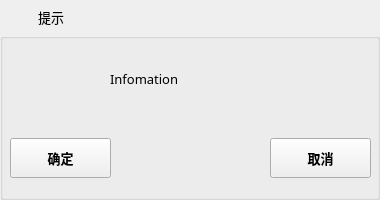
<?xml version="1.0" encoding="UTF-8"?>
<ui version="4.0">
 <class>MyMessageBox</class>
 <widget class="QDialog" name="MyMessageBox">
  <property name="geometry">
   <rect>
    <x>0</x>
    <y>0</y>
    <width>380</width>
    <height>200</height>
   </rect>
  </property>
  <property name="windowTitle">
   <string>Dialog</string>
  </property>
  <property name="sizeGripEnabled">
   <bool>false</bool>
  </property>
  <property name="modal">
   <bool>false</bool>
  </property>
  <layout class="QVBoxLayout" name="verticalLayout_2" stretch="1,5">
   <property name="spacing">
    <number>0</number>
   </property>
   <property name="leftMargin">
    <number>0</number>
   </property>
   <property name="topMargin">
    <number>0</number>
   </property>
   <property name="rightMargin">
    <number>0</number>
   </property>
   <property name="bottomMargin">
    <number>0</number>
   </property>
   <item>
    <widget class="QWidget" name="title_widget" native="true">
     <layout class="QHBoxLayout" name="horizontalLayout" stretch="1,8,1">
      <property name="spacing">
       <number>0</number>
      </property>
      <property name="leftMargin">
       <number>0</number>
      </property>
      <property name="topMargin">
       <number>0</number>
      </property>
      <property name="rightMargin">
       <number>0</number>
      </property>
      <property name="bottomMargin">
       <number>0</number>
      </property>
      <item>
       <widget class="QLabel" name="ico_label">
        <property name="minimumSize">
         <size>
          <width>31</width>
          <height>0</height>
         </size>
        </property>
        <property name="text">
         <string/>
        </property>
        <property name="alignment">
         <set>Qt::AlignCenter</set>
        </property>
       </widget>
      </item>
      <item>
       <widget class="QLabel" name="title_label">
        <property name="enabled">
         <bool>true</bool>
        </property>
        <property name="font">
         <font>
          <family>微软雅黑</family>
          <pointsize>10</pointsize>
         </font>
        </property>
        <property name="text">
         <string>提示</string>
        </property>
       </widget>
      </item>
      <item>
       <widget class="QWidget" name="widget" native="true">
        <layout class="QHBoxLayout" name="horizontalLayout_2">
         <property name="spacing">
          <number>0</number>
         </property>
         <property name="leftMargin">
          <number>0</number>
         </property>
         <property name="topMargin">
          <number>0</number>
         </property>
         <property name="rightMargin">
          <number>0</number>
         </property>
         <property name="bottomMargin">
          <number>0</number>
         </property>
         <item>
          <widget class="QPushButton" name="close_btn">
           <property name="text">
            <string/>
           </property>
           <property name="flat">
            <bool>true</bool>
           </property>
          </widget>
         </item>
        </layout>
       </widget>
      </item>
     </layout>
    </widget>
   </item>
   <item>
    <widget class="QWidget" name="main_widget" native="true">
     <layout class="QVBoxLayout" name="verticalLayout">
      <property name="spacing">
       <number>0</number>
      </property>
      <property name="leftMargin">
       <number>0</number>
      </property>
      <property name="topMargin">
       <number>0</number>
      </property>
      <property name="rightMargin">
       <number>0</number>
      </property>
      <property name="bottomMargin">
       <number>0</number>
      </property>
      <item>
       <widget class="QGroupBox" name="groupBox">
        <property name="title">
         <string/>
        </property>
        <widget class="QLabel" name="ico2_label">
         <property name="geometry">
          <rect>
           <x>20</x>
           <y>10</y>
           <width>71</width>
           <height>71</height>
          </rect>
         </property>
         <property name="styleSheet">
          <string notr="true">border-image: url(:/ui/image/dialog/sure.png);</string>
         </property>
         <property name="text">
          <string/>
         </property>
         <property name="alignment">
          <set>Qt::AlignCenter</set>
         </property>
        </widget>
        <widget class="QLabel" name="content_label">
         <property name="geometry">
          <rect>
           <x>110</x>
           <y>30</y>
           <width>211</width>
           <height>31</height>
          </rect>
         </property>
         <property name="font">
          <font>
           <family>微软雅黑</family>
           <pointsize>10</pointsize>
           <weight>50</weight>
           <bold>false</bold>
          </font>
         </property>
         <property name="text">
          <string>Infomation</string>
         </property>
        </widget>
        <widget class="QWidget" name="horizontalLayoutWidget">
         <property name="geometry">
          <rect>
           <x>10</x>
           <y>90</y>
           <width>361</width>
           <height>71</height>
          </rect>
         </property>
         <layout class="QHBoxLayout" name="horizontalLayout_3" stretch="2,3,2">
          <item>
           <widget class="QPushButton" name="sure_btn">
            <property name="minimumSize">
             <size>
              <width>100</width>
              <height>40</height>
             </size>
            </property>
            <property name="font">
             <font>
              <family>微软雅黑</family>
              <pointsize>10</pointsize>
              <weight>75</weight>
              <bold>true</bold>
             </font>
            </property>
            <property name="text">
             <string>确定</string>
            </property>
            <property name="iconSize">
             <size>
              <width>20</width>
              <height>20</height>
             </size>
            </property>
           </widget>
          </item>
          <item>
           <spacer name="horizontalSpacer">
            <property name="orientation">
             <enum>Qt::Horizontal</enum>
            </property>
            <property name="sizeHint" stdset="0">
             <size>
              <width>40</width>
              <height>20</height>
             </size>
            </property>
           </spacer>
          </item>
          <item>
           <widget class="QPushButton" name="cancle_btn">
            <property name="minimumSize">
             <size>
              <width>100</width>
              <height>40</height>
             </size>
            </property>
            <property name="font">
             <font>
              <family>微软雅黑</family>
              <pointsize>10</pointsize>
              <weight>75</weight>
              <bold>true</bold>
             </font>
            </property>
            <property name="text">
             <string>取消</string>
            </property>
            <property name="iconSize">
             <size>
              <width>20</width>
              <height>20</height>
             </size>
            </property>
           </widget>
          </item>
         </layout>
        </widget>
       </widget>
      </item>
     </layout>
    </widget>
   </item>
  </layout>
 </widget>
 <resources/>
 <connections/>
</ui>
